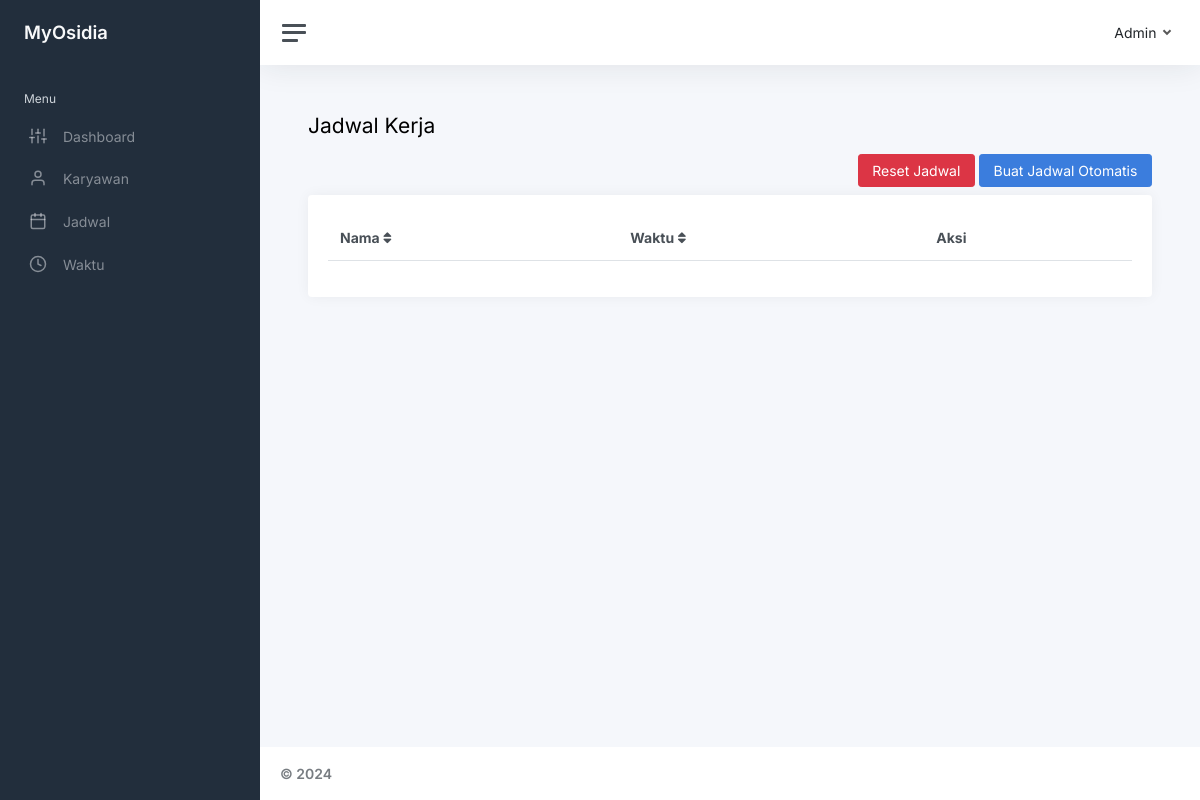
The page /index.php/admin/jadwal on the database as committed earlier.
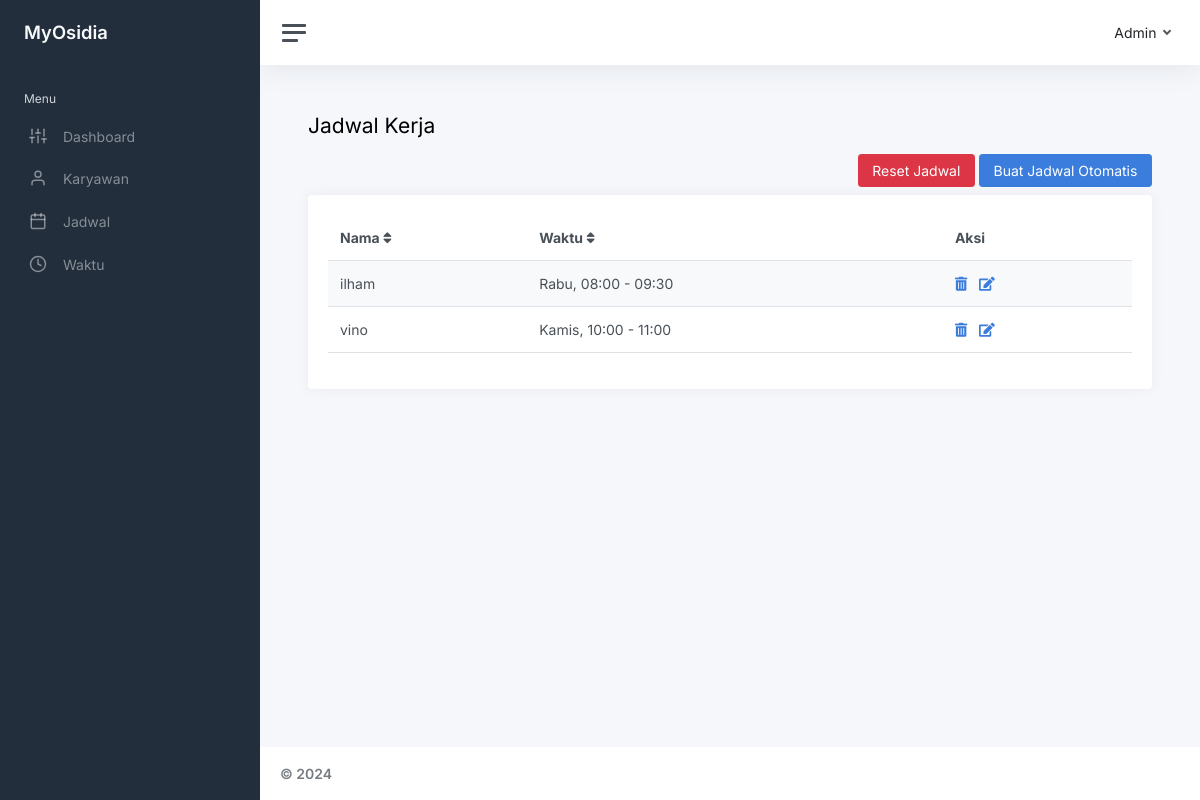
The same page on the database as committed later.
### tables this page shows
CREATE TABLE `jadwal` (
  `id` int(255) NOT NULL,
  `nama_karyawan` varchar(255) NOT NULL,
  `waktu_kerja` varchar(255) NOT NULL
);

### application/controllers/Admin.php (called while the page is built, shortened)
<?php
class Admin extends CI_Controller {
	public function __construct()
	{
		$this->load->model('akun_model');
		$this->load->model('crud_model');
	}
	public function jadwal()
	{
		$data['array_jadwal'] = $this->crud_model->mengambil_data('jadwal');
		$this->load->view('admin_jadwal.php', $data);
	}
}

### index.php (called while the page is built, shortened)
<?php
require_once BASEPATH.'core/CodeIgniter.php';

### application/models/Crud_model.php (called while the page is built, shortened)
<?php
class Crud_model extends CI_Model{
	public function mengambil_data($nama_tabel)
	{
		$this->db->select('*');
		$this->db->from($nama_tabel);
		$query = $this->db->get();
		return $query->result();
	}
}

### application/views/admin_jadwal.php (the view, shortened to what this page needs)
<!DOCTYPE html>
<html lang="en">
<head>
	<link href="<?=base_url()?>css/app.css" rel="stylesheet">
</head>
<body>
	<div class="wrapper">
		<nav id="sidebar" class="sidebar js-sidebar">
			<div class="sidebar-content js-simplebar">
				<a class="sidebar-brand" href="index.html">
          <span class="align-middle">MyOsidia</span>
        </a>
		</nav>
		<div class="main">
            <main class="content">
				<div class="container-fluid p-0">
					<h1 class="h3 mb-3">Jadwal Kerja</h1>
					<div class="row mb-2 justify-content-end"> <div class="col-auto"> <a href="<?=site_url('admin/reset_jadwal')?>"><button type="button" class="btn btn-danger">Reset Jadwal</button></a>  <a href="<?=site_url('admin/jadwal_otomatis')?>"><button type="button" class="btn btn-primary">Buat Jadwal Otomatis</button></a> <a href="<?=site_url('admin/jadwal_add')?>"><button type="button" class="btn d-none btn-success">Tambah Jadwal</button></a> </div> </div>
					<div class="row">
						<div class="col-12">
							<div class="card">
								<div class="card-body">
                                <table class="table table-striped" id="sortableTable">
                                    <thead>
                                        <tr>
                                        <th onclick="sortTable(0)">Nama <i class="fas fa-sort"></i>
                                        </th>
                                        <th onclick="sortTable(1)">Waktu <i class="fas fa-sort"></i>
                                        </th>
                                        <th>Aksi
                                        </th>
                                        </tr>
                                    </thead>
                                    <tbody>
									<?php foreach($array_jadwal as $jadwal): ?>
                                        <tr>
                                            <td><?=$jadwal->nama_karyawan?></td>
                                            <td><?=$jadwal->waktu_kerja?></td>
                                            <td><a href="<?=site_url('admin/jadwal_delete/').$jadwal->id?>"><i class="fas fa-trash-alt me-2"></i></a> <a href="<?=site_url('admin/jadwal_edit/').$jadwal->id?>"><i class="fas fa-edit me-2"></i></a></td>
                                        </tr>
									<?php endforeach; ?>
                                    </tbody>
                                    </table>
								</div>
							</div>
						</div>
					</div>
				</div>
			</main>
			<footer class="footer">
				<div class="container-fluid">
					<div class="row text-muted">
						<div class="col-6 text-start">
							<p class="mb-0">
								<a class="text-muted" href="#"><strong>&copy; 2024</strong></a>
							</p>
						</div>
					</div>
				</div>
			</footer>
		</div>
	</div>
	<link rel="stylesheet" href="https://cdnjs.cloudflare.com/ajax/libs/font-awesome/5.15.4/css/all.min.css">
</body>
</html>

Rows that differ between the two databases and show on the page:
added jadwal: nama_karyawan "ilham", waktu_kerja "Rabu, 08:00 - 09:30"
added jadwal: nama_karyawan "vino", waktu_kerja "Kamis, 10:00 - 11:00"
